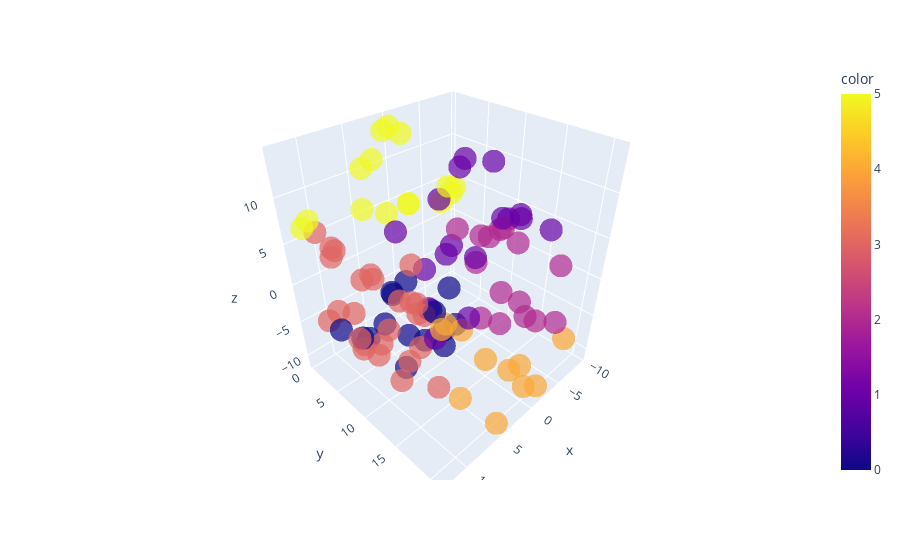

Notebook source saved alongside this figure:
### Code cell
swiss_roll_kmeans = KMeans(n_clusters=6, random_state=random_state, n_init="auto").fit(
    X
)

fig = px.scatter_3d(
    x=X[:, 0],
    y=X[:, 1],
    z=X[:, 2],
    color=swiss_roll_kmeans.labels_,
    size_max=5,
    opacity=0.7,
)

fig.show()
